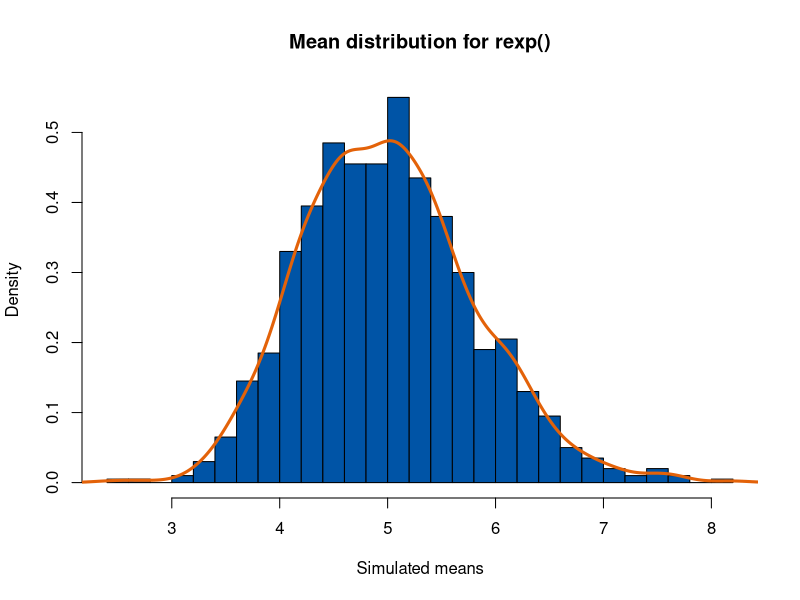

Write R code to recreate this figure.
# CLT Exercies
# April 1, 2017
# Glenn Kerbein

# simulations
## Set simulation vars lambda, exponentials, and seed.

ECHO=TRUE
set.seed(9001)
lambda <- 0.2
exponentials <- 40

simMeans = NULL
for (i in 1 : 1000) {
	simMeans <- c(
		simMeans,
		mean(
			rexp(
				exponentials,
				lambda
			)
		)
	)
}

# sample means

mean(simMeans)

# Theoretical Mean

lambda ^ (-1)

# comparison

abs(
	mean(simMeans) - lambda ^ (-1)
)

# sample variance v theoretical val
# sample variance

var(simMeans)

# theoretical variance
( lambda * sqrt(exponentials) ) ^ (-2)

# Comparison

abs(var(simMeans)-(lambda * sqrt(exponentials))^(-2))

# Distribution

hist(
	simMeans,
	prob=TRUE,
	col="#0054a6",
	main="Mean distribution for rexp()",
	xlab = "Simulated means",
	breaks = 40
)
lines(
	density(simMeans),
	lwd=3,
	col="#e36209"
)
